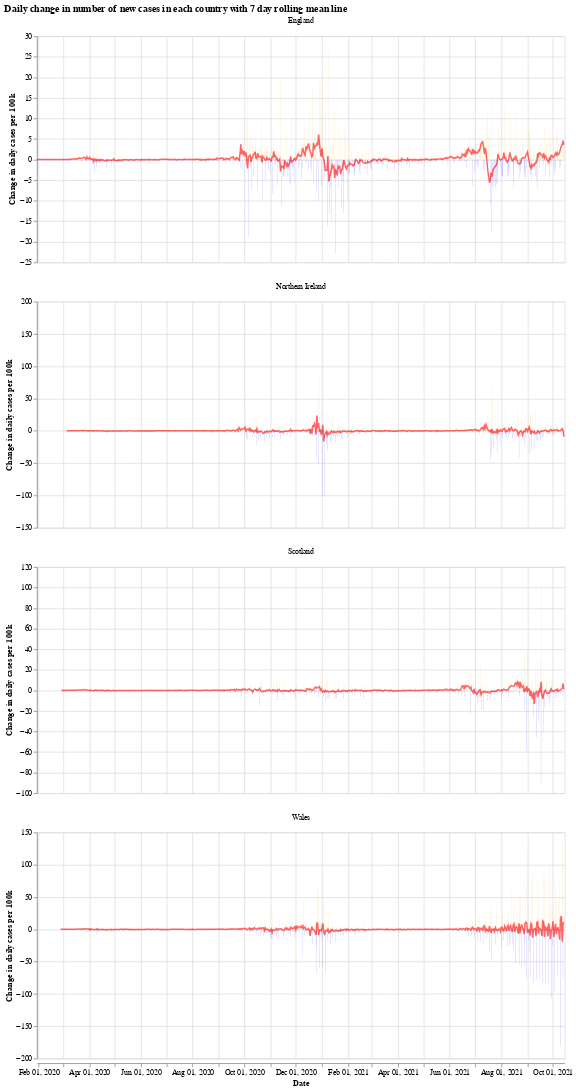

The code cell stored with this chart in its notebook:
### Markdown cell above
We will use the Python library `Altair` for visualising the data, see the [altair docs](https://altair-viz.github.io/) for more information.

First we have a graph which shows the daily change in the number of new cases for each country. This number jumps up and down all over the place, which is likely due to delay in reporting of new cases over the weekend. Another interesting thing is that it looks like the daily cases in Wales experienced a much shorter period of calm over the summer (calm in the sense of daily cases not jumping up and down).

The orange bars are days when the number of new cases (per 100k population) was more than the previous day, while the blue are days when the number of new cases dropped. The red line is the 7 day moving average. 

When the moving average line is below 0, it means that there is a consistent drop in new cases. We can see this clearly happening around the times that lockdowns were introduced (though, to varying degrees). I will update the graphs soon with a marker of when each lockdown started.

### Code cell
# collapse
import altair as alt

bars = alt.Chart(uk_cases).mark_bar().encode(
    x=alt.X("yearmonthdate(date):T", axis=alt.Axis(title='Date')),
    y=alt.Y("casesChangeRate:Q", axis=alt.Axis(title='Change in daily cases per 100k')),
    tooltip='casesChange',
    color=alt.condition(
        alt.datum.casesChangeRate > 0,
        alt.value("orange"),  # The positive color
        alt.value("blue")  # The negative color
    )
).properties(title='Daily change in number of new cases with 7 day rolling mean',width=700).interactive()

line = alt.Chart(uk_cases).mark_line(
    color='red',
    size=2,
    opacity=0.6
).transform_window(
    rolling_mean='mean(casesChangeRate)',
    frame=[0, 7],
    groupby=['areaName']
).encode(
    x='yearmonthdate(date):T',
    y='rolling_mean:Q'
)

alt.layer(bars, line, data=uk_cases).facet(alt.Column(
    'areaName', title=''), columns=1).resolve_scale(y='independent').properties(title='Daily change in number of new cases in each country with 7 day rolling mean line')

### Figure 1 — Vega-Lite specification as saved in the notebook (floating-point values rounded to 4 significant figures; data arrays with more than 128 entries replaced by an {"elided": "..."} marker saying what was removed)
{"config": {"view": {"continuousWidth": 400, "continuousHeight": 300}}, "data": {"name": "data-fece3a7531c0251be88392a14044b095"}, "facet": {"type": "nominal", "field": "areaName", "title": ""}, "spec": {"layer": [{"mark": "bar", "encoding": {"color": {"condition": {"value": "orange", "test": "(datum.casesChangeRate > 0)"}, "value": "blue"}, "tooltip": {"type": "quantitative", "field": "casesChange"}, "x": {"type": "temporal", "axis": {"title": "Date"}, "field": "date", "timeUnit": "yearmonthdate"}, "y": {"type": "quantitative", "axis": {"title": "Change in daily cases per 100k"}, "field": "casesChangeRate"}}, "selection": {"selector001": {"type": "interval", "bind": "scales", "encodings": ["x", "y"]}}, "title": "Daily change in number of new cases with 7 day rolling mean", "width": 700}, {"mark": {"type": "line", "color": "red", "opacity": 0.6, "size": 2}, "encoding": {"x": {"type": "temporal", "field": "date", "timeUnit": "yearmonthdate"}, "y": {"type": "quantitative", "field": "rolling_mean"}}, "transform": [{"window": [{"op": "mean", "field": "casesChangeRate", "as": "rolling_mean"}], "frame": [0, 7], "groupby": ["areaName"]}]}]}, "columns": 1, "resolve": {"scale": {"y": "independent"}}, "title": "Daily change in number of new cases in each country with 7 day rolling mean line", "$schema": "https://vega.github.io/schema/vega-lite/v4.8.1.json", "datasets": {"data-fece3a7531c0251be88392a14044b095": {"elided": "2404 records"}}}
